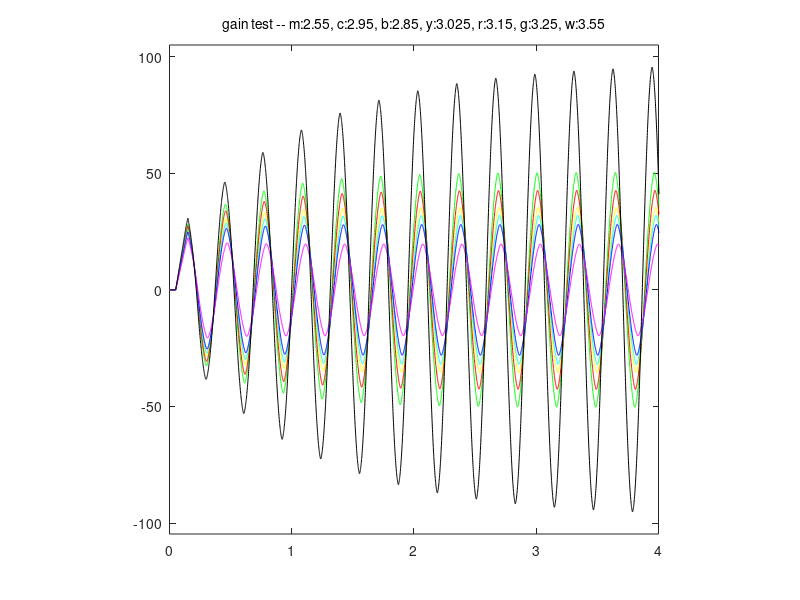

Source code (MATLAB):
function fig = robtest_gain()% This is the machine-generated representation of a Handle Graphics object% and its children.  Note that handle values may change when these objects% are re-created. This may cause problems with any callbacks written to% depend on the value of the handle at the time the object was saved.%% To reopen this object, just type the name of the M-file at the MATLAB% prompt. The M-file and its associated MAT-file must be on your path.load robtest_gainh0 = figure('Name','robtest_gain.m (saved)', ...	'Position',[376 434 540 331], ...	'Tag','hotWind', ...	'UserData',mat0);h1 = axes('Parent',h0, ...	'Box','on', ...	'CameraUpVector',[0 1 0], ...	'ColorOrder',mat1, ...	'NextPlot','add', ...	'Position',[0.13 0.11 0.7749999999999999 0.8149999999999999], ...	'UserData',mat2, ...	'XLim',[0 4], ...	'XLimMode','manual', ...	'YLim',mat3, ...	'YLimMode','manual');h2 = line('Parent',h1, ...	'Color',[1 1 0], ...	'Tag','78.00146484375', ...	'XData',mat4, ...	'YData',mat5);h2 = line('Parent',h1, ...	'Color',[0 1 0], ...	'Tag','81.0013427734375', ...	'XData',mat6, ...	'YData',mat7);h2 = line('Parent',h1, ...	'Color',[1 0 0], ...	'Tag','80.00146484375', ...	'XData',mat8, ...	'YData',mat9);h2 = line('Parent',h1, ...	'Color',[0 1 1], ...	'Tag','82.0013427734375', ...	'XData',mat10, ...	'YData',mat11);h2 = line('Parent',h1, ...	'Color',[0 0 1], ...	'Tag','83.0013427734375', ...	'XData',mat12, ...	'YData',mat13);h2 = text('Parent',h1, ...	'HandleVisibility','off', ...	'HorizontalAlignment','center', ...	'Position',mat14, ...	'UserData',0.001, ...	'VerticalAlignment','cap');set(get(h2,'Parent'),'XLabel',h2);h2 = text('Parent',h1, ...	'HandleVisibility','off', ...	'HorizontalAlignment','center', ...	'Position',mat15, ...	'Rotation',90, ...	'VerticalAlignment','baseline');set(get(h2,'Parent'),'YLabel',h2);h2 = text('Parent',h1, ...	'HandleVisibility','off', ...	'HorizontalAlignment','right', ...	'Position',[-0.6810551558752996 122.9659332447129 17.32050807568877], ...	'Visible','off');set(get(h2,'Parent'),'ZLabel',h2);h2 = text('Parent',h1, ...	'HandleVisibility','off', ...	'HorizontalAlignment','center', ...	'Position',mat16, ...	'String','gain test -- m:2.55, c:2.95, b:2.85, y:3.025, r:3.15, g:3.25, w:3.55', ...	'VerticalAlignment','bottom');set(get(h2,'Parent'),'Title',h2);h2 = line('Parent',h1, ...	'Color',[1 0 1], ...	'Tag','68.0013427734375', ...	'XData',mat17, ...	'YData',mat18);h2 = line('Parent',h1, ...	'Tag','69.00146484375', ...	'XData',mat19, ...	'YData',mat20);if nargout > 0, fig = h0; end